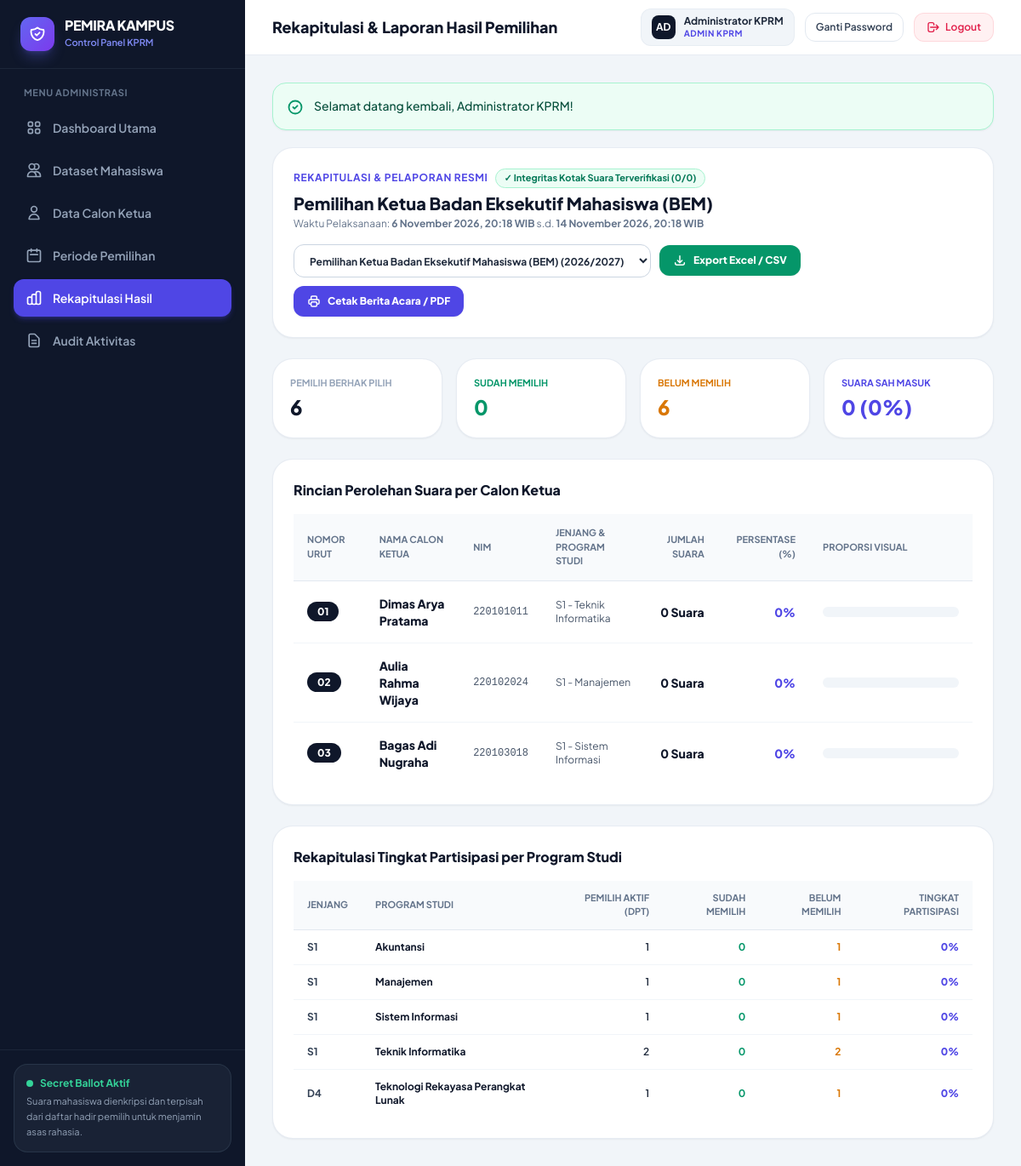
/admin/results (signed in), run on the app's committed database.
### tables this page shows
CREATE TABLE `elections` (
    `id` INT UNSIGNED AUTO_INCREMENT PRIMARY KEY,
    `title` VARCHAR(200) NOT NULL,
    `organization_name` VARCHAR(150) NOT NULL DEFAULT 'BEM Universitas',
    `period_label` VARCHAR(50) NOT NULL DEFAULT '2026/2027',
    `description` TEXT NULL,
    `start_time` DATETIME NOT NULL,
    `end_time` DATETIME NOT NULL,
    `status` ENUM('draft', 'active', 'closed') NOT NULL DEFAULT 'draft',
    `is_result_published` TINYINT(1) NOT NULL DEFAULT 0 COMMENT '1 = Mahasiswa dapat melihat hasil akhir',
    `created_at` DATETIME NOT NULL DEFAULT CURRENT_TIMESTAMP,
    `updated_at` DATETIME NOT NULL DEFAULT CURRENT_TIMESTAMP ON UPDATE CURRENT_TIMESTAMP,
    INDEX `idx_elections_status` (`status`)
);

CREATE TABLE `candidates` (
    `id` INT UNSIGNED AUTO_INCREMENT PRIMARY KEY,
    `election_id` INT UNSIGNED NOT NULL,
    `candidate_number` INT UNSIGNED NOT NULL COMMENT 'Nomor Urut Calon',
    `name` VARCHAR(150) NOT NULL COMMENT 'Nama Lengkap Calon Ketua',
    `nim` VARCHAR(30) NOT NULL COMMENT 'NIM Calon Ketua',
    `jenjang` VARCHAR(20) NOT NULL DEFAULT 'S1',
    `program_studi` VARCHAR(120) NOT NULL,
    `tagline` VARCHAR(255) NULL,
    `photo_path` VARCHAR(255) NULL,
    `vision` TEXT NOT NULL COMMENT 'Visi Calon',
    `mission` TEXT NOT NULL COMMENT 'Misi Calon',
    `created_at` DATETIME NOT NULL DEFAULT CURRENT_TIMESTAMP,
    `updated_at` DATETIME NOT NULL DEFAULT CURRENT_TIMESTAMP ON UPDATE CURRENT_TIMESTAMP,
    UNIQUE KEY `uq_election_candidate_number` (`election_id`, `candidate_number`),
    CONSTRAINT `fk_candidates_election` FOREIGN KEY (`election_id`) REFERENCES `elections` (`id`) ON DELETE CASCADE
);

### app/Views/admin/results.php (the view, shortened to what the rows shown need)
<?php
$candidates = $results['candidates'] ?? [];
$totalVotes = (int) ($results['total_votes'] ?? 0);
$integrityMatched = ((int) $stats['total_voted'] === $totalVotes);
?>
<div class="mb-6 bg-white rounded-3xl p-5 sm:p-6 border border-slate-200/80 shadow-sm flex flex-col xl:flex-row xl:items-center justify-between gap-4">
    <div>
        <div class="flex flex-wrap items-center gap-2 mb-1">
            <span class="text-xs font-bold uppercase tracking-wider text-indigo-600">Rekapitulasi & Pelaporan Resmi</span>
            <?php if ($integrityMatched): ?>
                <span class="inline-flex items-center gap-1 px-2.5 py-0.5 rounded-full text-[11px] font-bold bg-emerald-50 text-emerald-700 border border-emerald-200">
                </span>
            <?php endif; ?>
        </div>
        <h3 class="text-lg sm:text-xl font-extrabold text-slate-900"><?= e($election['title'] ?? 'Hasil Pemilihan') ?></h3>
        <?php if ($election): ?>
            <p class="text-xs text-slate-500 mt-0.5">
                Waktu Pelaksanaan: <strong><?= format_indo_datetime($election['start_time']) ?></strong> s.d. <strong><?= format_indo_datetime($election['end_time']) ?></strong>
            </p>
        <?php endif; ?>
    </div>
</div>
<div class="bg-white rounded-3xl p-5 sm:p-6 border border-slate-200/80 shadow-sm mb-6">
    <div class="hidden md:block overflow-x-auto">
        <table class="w-full text-left border-collapse">
            <thead>
                <tr class="bg-slate-50 border-b border-slate-200 text-[11px] font-bold uppercase text-slate-500">
                    <th class="py-3.5 px-4">Nomor Urut</th>
                    <th class="py-3.5 px-4">Nama Calon Ketua</th>
                    <th class="py-3.5 px-4">NIM</th>
                    <th class="py-3.5 px-4">Jenjang & Program Studi</th>
                    <th class="py-3.5 px-4 text-right">Jumlah Suara</th>
                    <th class="py-3.5 px-4 text-right">Persentase (%)</th>
                    <th class="py-3.5 px-4 w-48">Proporsi Visual</th>
                </tr>
            </thead>
            <tbody class="divide-y divide-slate-100 text-xs">
                <?php foreach ($candidates as $cand): ?>
                    <tr class="hover:bg-slate-50">
                        <td class="py-4 px-4">
                            <span class="px-3 py-1 rounded-xl bg-slate-900 text-white font-extrabold">
                                0<?= (int) $cand['candidate_number'] ?>
                            </span>
                        </td>
                        <td class="py-4 px-4 font-extrabold text-slate-900 text-sm"><?= e($cand['name']) ?></td>
                        <td class="py-4 px-4 font-mono text-slate-600"><?= e($cand['nim']) ?></td>
                        <td class="py-4 px-4 text-slate-600"><?= e($cand['jenjang']) ?> - <?= e($cand['program_studi']) ?></td>
                        <td class="py-4 px-4 text-right font-extrabold text-slate-900 text-sm"><?= number_format((int) $cand['vote_count']) ?> Suara</td>
                        <td class="py-4 px-4 text-right font-extrabold text-indigo-600 text-sm"><?= e($cand['percentage']) ?>%</td>
                        <td class="py-4 px-4">
                            <div class="w-full h-3 rounded-full bg-slate-100 overflow-hidden">
                            </div>
                        </td>
                    </tr>
                <?php endforeach; ?>
            </tbody>
        </table>
    </div>
</div>
<div class="bg-white rounded-3xl p-5 sm:p-6 border border-slate-200/80 shadow-sm">
    <div class="overflow-x-auto">
        <table class="w-full text-left border-collapse min-w-[480px]">
            <thead>
                <tr class="bg-slate-50 border-b border-slate-200 text-[11px] font-bold uppercase text-slate-500">
                    <th class="py-3 px-4">Jenjang</th>
                    <th class="py-3 px-4">Program Studi</th>
                    <th class="py-3 px-4 text-right">Pemilih Aktif (DPT)</th>
                    <th class="py-3 px-4 text-right">Sudah Memilih</th>
                    <th class="py-3 px-4 text-right">Belum Memilih</th>
                    <th class="py-3 px-4 text-right">Tingkat Partisipasi</th>
                </tr>
            </thead>
        </table>
    </div>
</div>

### data on the page
elections: title "Pemilihan Ketua Badan Eksekutif Mahasiswa (BEM)", start_time "6 November 2026, 20:18 WIB", end_time "14 November 2026, 20:18 WIB"
candidates: candidate_number "1", name "Dimas Arya Pratama", nim "220101011", jenjang "S1", program_studi "Teknik Informatika", vote_count "0", percentage "0"
candidates: candidate_number "2", name "Aulia Rahma Wijaya", nim "220102024", jenjang "S1", program_studi "Manajemen", vote_count "0", percentage "0"
candidates: candidate_number "3", name "Bagas Adi Nugraha", nim "220103018", jenjang "S1", program_studi "Sistem Informasi", vote_count "0", percentage "0"

### other printed values
$item['label'] "Dashboard Utama"
$item['label'] "Dataset Mahasiswa"
$item['label'] "Data Calon Ketua"
$item['label'] "Periode Pemilihan"
$item['label'] "Rekapitulasi Hasil"
$item['label'] "Audit Aktivitas"
$title "Rekapitulasi & Laporan Hasil Pemilihan"
$authUser['name'] "Administrator KPRM"
$flashSuccess "Selamat datang kembali, Administrator KPRM!"
$totalVotes "0"
$stats['total_voted'] "0"
$stats['total_eligible'] "6"
$stats['total_not_voted'] "6"
$stats['turnout_percent'] "0"
$pt['jenjang'] "S1"
